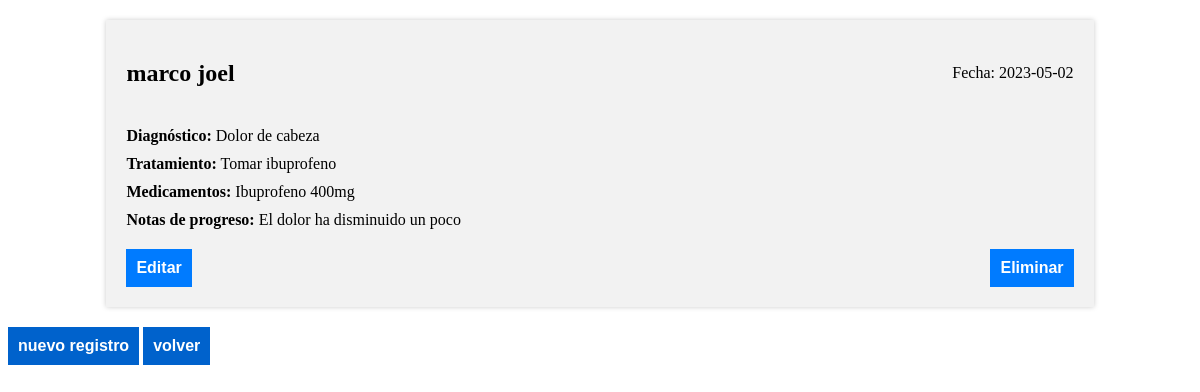
/pages/especialista/funciones/historial_paciente.php, run on the app's committed database.
### tables this page shows
CREATE TABLE historial (
  id_historial INT(11) NOT NULL AUTO_INCREMENT,
  id_paciente INT(11) NOT NULL,
  id_usuario INT(11) NOT NULL,
  fecha DATE NOT NULL,
  diagnostico TEXT,
  tratamiento TEXT,
  medicamentos TEXT,
  notas_progreso TEXT,
  PRIMARY KEY (id_historial),
  FOREIGN KEY (id_paciente) REFERENCES pacientes(id_paciente) ON DELETE CASCADE ON UPDATE CASCADE,
  FOREIGN KEY (id_usuario) REFERENCES usuarios(id) ON DELETE CASCADE ON UPDATE CASCADE
);

CREATE TABLE pacientes (
  id_paciente INT(11) NOT NULL AUTO_INCREMENT,
  nombre VARCHAR(50) NOT NULL,
  apellido VARCHAR(50) NOT NULL,
  fecha_nacimiento DATE NOT NULL,
  genero ENUM('M', 'F') NOT NULL,
  direccion VARCHAR(100) NOT NULL,
  telefono VARCHAR(20) NOT NULL,
  correo VARCHAR(50) NOT NULL,
  PRIMARY KEY (id_paciente)
);

### pages/especialista/funciones/historial_paciente.php (the view, shortened to what this page needs)
<!DOCTYPE html>
<html>
<head>
</head>
<body>
<?php
$servername = "localhost";
$username = "root";
$password = "";
$dbname = "prueba";
$conn = new mysqli($servername, $username, $password, $dbname);
$sql = "SELECT historial.*, pacientes.nombre, pacientes.apellido FROM historial INNER JOIN pacientes ON historial.id_paciente = pacientes.id_paciente";
$result = $conn->query($sql);
if ($result->num_rows > 0) {
  while($row = $result->fetch_assoc()) {
    echo "<div class='card'>";
    echo "<div class='card-header'>";
    echo "<h2>".$row["nombre"]." ".$row["apellido"]."</h2>";
    echo "<span>Fecha: ".$row["fecha"]."</span>";
    echo "</div>";
    echo "<div class='card-body'>";
    echo "<p><strong>Diagnóstico:</strong> ".$row["diagnostico"]."</p>";
    echo "<p><strong>Tratamiento:</strong> ".$row["tratamiento"]."</p>";
    echo "<p><strong>Medicamentos:</strong> ".$row["medicamentos"]."</p>";
    echo "<p><strong>Notas de progreso:</strong> ".$row["notas_progreso"]."</p>";
    echo "</div>";
    echo "<div class='card-footer'>";
    echo '<a href="editar_historial.php?id=' . $row['id_historial']. '"><button>Editar</button></a>';
    echo '<button><a href="./eliminar_historial.php?id=' . $row['id_historial'] . '">Eliminar</a></button>';
    echo "</div>";
    echo "</div>";
  }
} else {
  echo "No se encontraron resultados.";
}
?>
<button class="botonsito2"><a href="./nuevo_registro.php">nuevo registro</a></button>
<button class="botonsito2"><a href="../home_especialista.php">volver</a></button>
</body>
</html>

### pages/especialista/funciones/historial_paciente.php (style rules this page uses)
.card { display: flex; flex-direction: column; align-items: center; width: 80%; margin: 20px auto; padding: 20px; background-color: #f2f2f2; box-shadow: 0px 0px 5px #ccc; }
.card-header { display: flex; justify-content: space-between; align-items: center; width: 100%; margin-bottom: 10px; }
.card-header h2 { font-size: 24px; font-weight: bold; }
.card-body { width: 100%; }
.card-body p { margin: 10px 0; }
.card-footer { display: flex; justify-content: space-between; align-items: center; width: 100%; margin-top: 10px; }
.card-footer button { padding: 10px; border: none; background-color: #007bff; color: white; font-size: 16px; font-weight: bold; cursor: pointer; }
.card-footer button a { text-decoration: none; color: white; }
.botonsito2 { padding: 10px; border: none; background-color: #007bff; color: white; font-size: 16px; font-weight: bold; cursor: pointer; }
.botonsito2 { background-color: #0062cc; }
.botonsito2 a { text-decoration: none; color: white; }

### data on the page
historial: id_paciente.nombre "marco", id_paciente.apellido "joel", fecha "2023-05-02", diagnostico "Dolor de cabeza", tratamiento "Tomar ibuprofeno", medicamentos "Ibuprofeno 400mg", notas_progreso "El dolor ha disminuido un poco"
